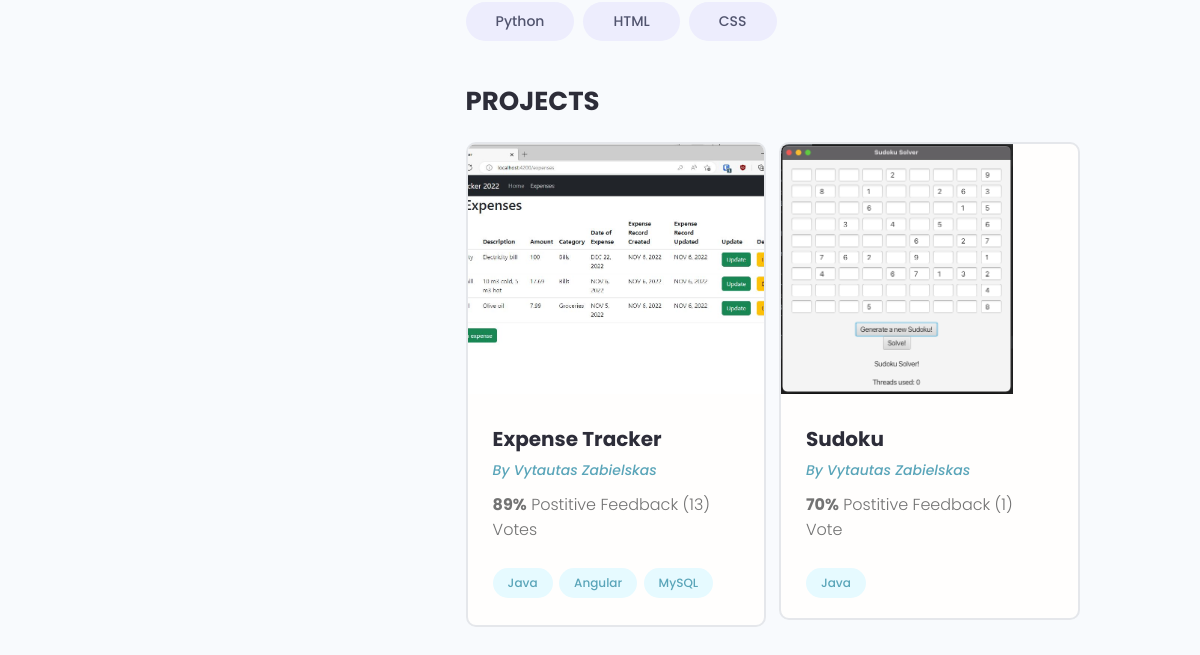
/profile/79bcd5cc-111e-4969-a13c-96b14a5445b6/ (lower part), run on an earlier commit of the app's database.
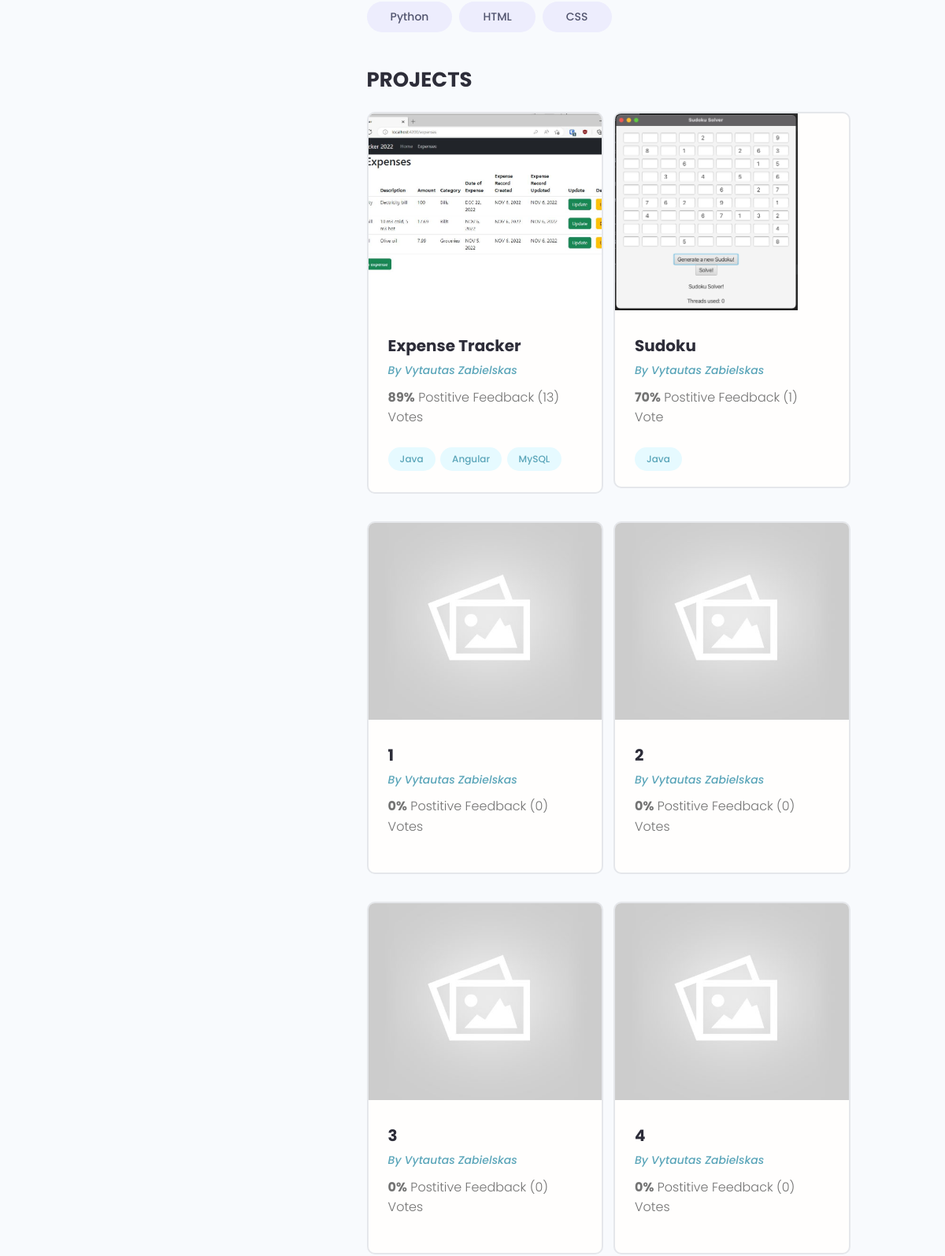
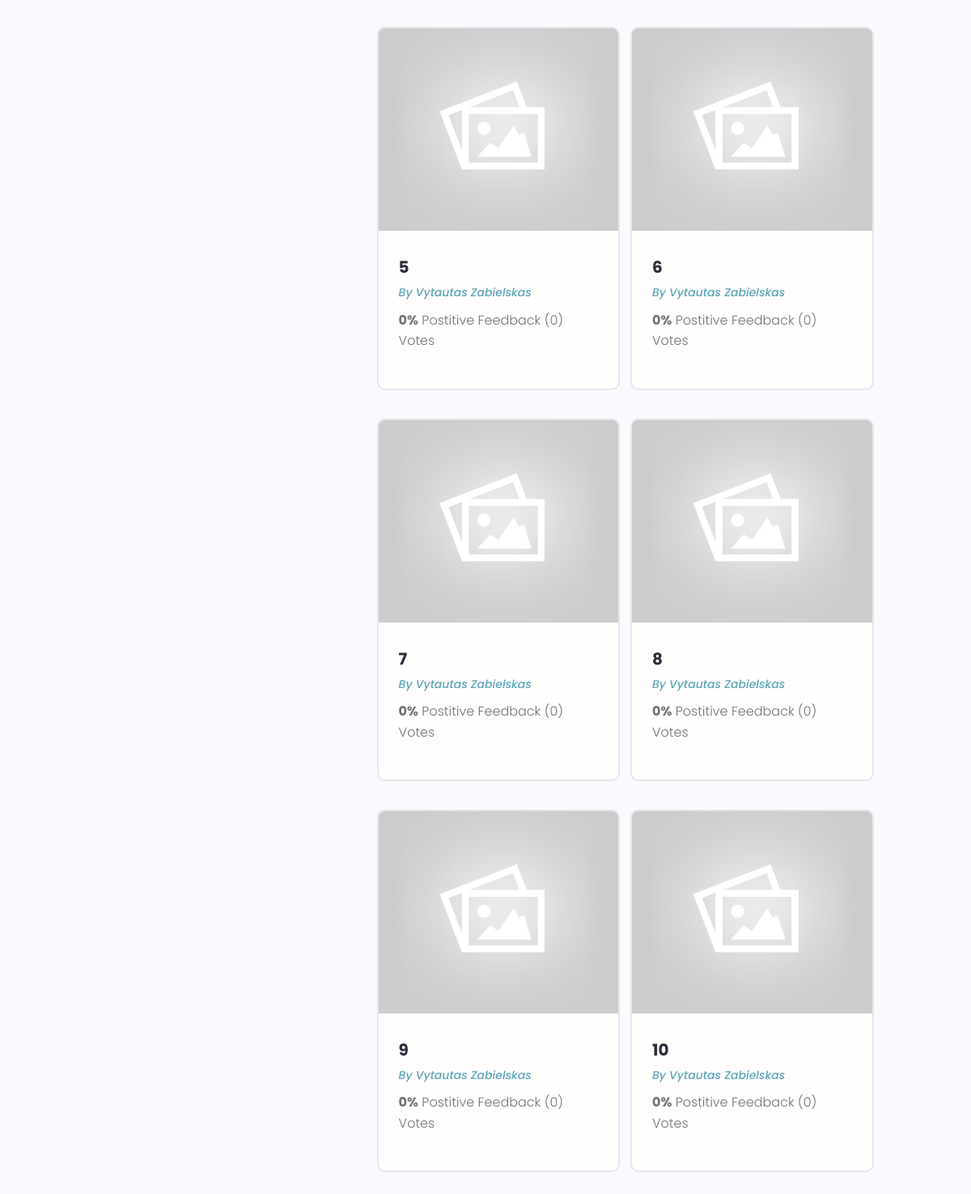
And on a later commit of the database (2 pictures, top to bottom).
### users/models.py (models this page shows, shortened)
class Skill(models.Model):
    owner = models.ForeignKey(Profile, on_delete=models.CASCADE, null=True, blank=True)
    name = models.CharField(max_length=200, null=True, blank=True)
    description = models.TextField(null=True, blank=True)
    created = models.DateTimeField(auto_now_add=True)
    id = models.UUIDField(default=uuid.uuid4, unique=True, primary_key=True, editable=False)
    def __str__(self):
        return str(self.name)

class Profile(models.Model):
    user = models.OneToOneField(User, on_delete=models.CASCADE, null=True, blank=True)
    name = models.CharField(max_length=200, null=True, blank=True)
    email = models.EmailField(max_length=500, null=True, blank=True)
    username = models.CharField(max_length=200, null=True, blank=True)
    location = models.CharField(max_length=200, null=True, blank=True)
    short_intro = models.CharField(max_length=200, null=True, blank=True)
    bio = models.TextField(null=True, blank=True)
    profile_image = models.ImageField(null=True, blank=True, upload_to="profiles/", default="profiles/user-default.png")
    social_github = models.CharField(max_length=200, null=True, blank=True)
    social_twitter = models.CharField(max_length=200, null=True, blank=True)
    social_linkedin = models.CharField(max_length=200, null=True, blank=True)
    social_youtube = models.CharField(max_length=200, null=True, blank=True)
    social_website = models.CharField(max_length=200, null=True, blank=True)
    created = models.DateTimeField(auto_now_add=True)
    id = models.UUIDField(default=uuid.uuid4, unique=True, primary_key=True, editable=False)

### projects/models.py (models this page shows, shortened)
class Project(models.Model):
    owner = models.ForeignKey(Profile, null=True, blank=True, on_delete=models.SET_NULL)
    title = models.CharField(max_length=200)
    description = models.TextField(null=True, blank=True)
    featured_image = models.ImageField(null=True, blank=True, default="default.jpg")
    demo_link = models.CharField(max_length=2000, null=True, blank=True)
    source_link = models.CharField(max_length=2000, null=True, blank=True)
    tags = models.ManyToManyField("Tag", blank=True)
    vote_total = models.IntegerField(default=0, null=True, blank=True)
    vote_ratio = models.IntegerField(default=0, null=True, blank=True)
    created = models.DateTimeField(auto_now_add=True)
    id = models.UUIDField(default=uuid.uuid4, unique=True, primary_key=True, editable=False)
    class Meta:
        ordering = ["-vote_ratio", "-vote_total"]

class Tag(models.Model):
    name = models.CharField(max_length=200)
    created = models.DateTimeField(auto_now_add=True)
    id = models.UUIDField(default=uuid.uuid4, unique=True, primary_key=True, editable=False)
    def __str__(self):
        return self.name

### users/views.py (the view)
# urls.py: path("profile/<str:pk>/", views.userProfile, name="user-profile"),
def userProfile(request, pk):
    profile = Profile.objects.get(id=pk)
    topSkills = profile.skill_set.exclude(description__exact="")
    otherSkills = profile.skill_set.filter(description="")
    context = {"profile" : profile, "topSkills" : topSkills, "otherSkills" : otherSkills}
    return render(request, "users/user-profile.html", context)

### users/templates/users/user-profile.html (shortened to what this page needs)
{% extends "main.html" %} {% block content %}
<main class="profile my-md">
    <div class="container">
        <div class="layout">
            <div class="column column--1of3">
            </div>
            <div class="column column--2of3">
                <div class="devInfo">
                    <div class="devInfo__skills">
                        <div class="devInfo__otherSkills">
                            {% for skill in otherSkills%}
                            <span class="tag tag--pill tag--sub tag--lg">
                                <small>{{skill}}</small>
                            </span>
                            {% endfor %}
                        </div>
                    </div>
                </div>
                <div class="devInfo">
                    <h3 class="devInfo__title">Projects</h3>
                    <div class="grid grid--two">
                        {% for project in profile.project_set.all %}
                        <div class="column">
                            <div class="card project">
                                <a
                                    href="{% url 'project' project.id %}"
                                    class="project"
                                >
                                    <img
                                        class="project__thumbnail"
                                        src="{{project.featured_image.url}}"
                                        alt="project thumbnail"
                                    />
                                    <div class="card__body">
                                        <h3 class="project__title">
                                            {{project.title}}
                                        </h3>
                                        <p>
                                            <a
                                                class="project__author"
                                                href="{%url 'user-profile' project.owner.id%}"
                                                >By {{project.owner.name}}</a
                                            >
                                        </p>
                                        <p class="project--rating">
                                            <span style="font-weight: bold"
                                                >{{project.vote_ratio}}%</span
                                            >
                                            Postitive Feedback
                                            ({{project.vote_total}})
                                            Vote{{project.vote_total|pluralize:"s"}}
                                        </p>
                                        <div class="project__tags">
                                            {% for tag in project.tags.all %}
                                            <span
                                                class="tag tag--pill tag--main"
                                            >
                                                <small>{{ tag }}</small>
                                            </span>
                                            {% endfor %}
                                        </div>
                                    </div>
                                </a>
                            </div>
                        </div>
                        {% endfor %}
                    </div>
                </div>
            </div>
        </div>
    </div>
</main>
{% endblock content %}

What changed in the data, as far as the page shows it:
added Project: featured_image (placeholder picture), title "1", owner.name "Vytautas Zabielskas", vote_ratio "0", vote_total "0"
added Project: featured_image (placeholder picture), title "2", owner.name "Vytautas Zabielskas", vote_ratio "0", vote_total "0"
added Project: featured_image (placeholder picture), title "3", owner.name "Vytautas Zabielskas", vote_ratio "0", vote_total "0"
added Project: featured_image (placeholder picture), title "4", owner.name "Vytautas Zabielskas", vote_ratio "0", vote_total "0"
added Project: featured_image (placeholder picture), title "5", owner.name "Vytautas Zabielskas", vote_ratio "0", vote_total "0"
added Project: featured_image (placeholder picture), title "6", owner.name "Vytautas Zabielskas", vote_ratio "0", vote_total "0"
added Project: featured_image (placeholder picture), title "7", owner.name "Vytautas Zabielskas", vote_ratio "0", vote_total "0"
added Project: featured_image (placeholder picture), title "8", owner.name "Vytautas Zabielskas", vote_ratio "0", vote_total "0"
added Project: featured_image (placeholder picture), title "9", owner.name "Vytautas Zabielskas", vote_ratio "0", vote_total "0"
added Project: featured_image (placeholder picture), title "10", owner.name "Vytautas Zabielskas", vote_ratio "0", vote_total "0"
